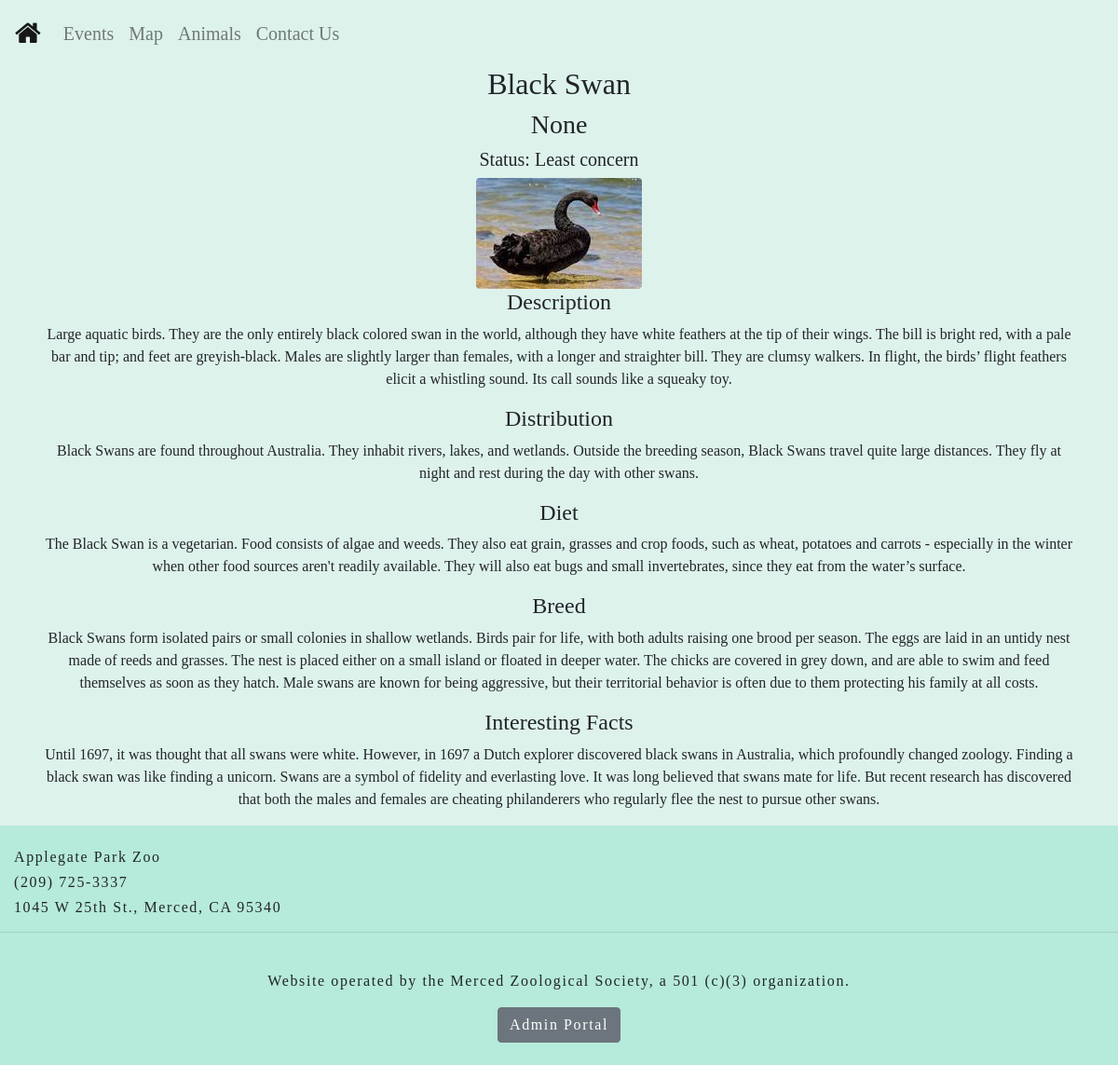
The page /animals/2 on the database as committed earlier.
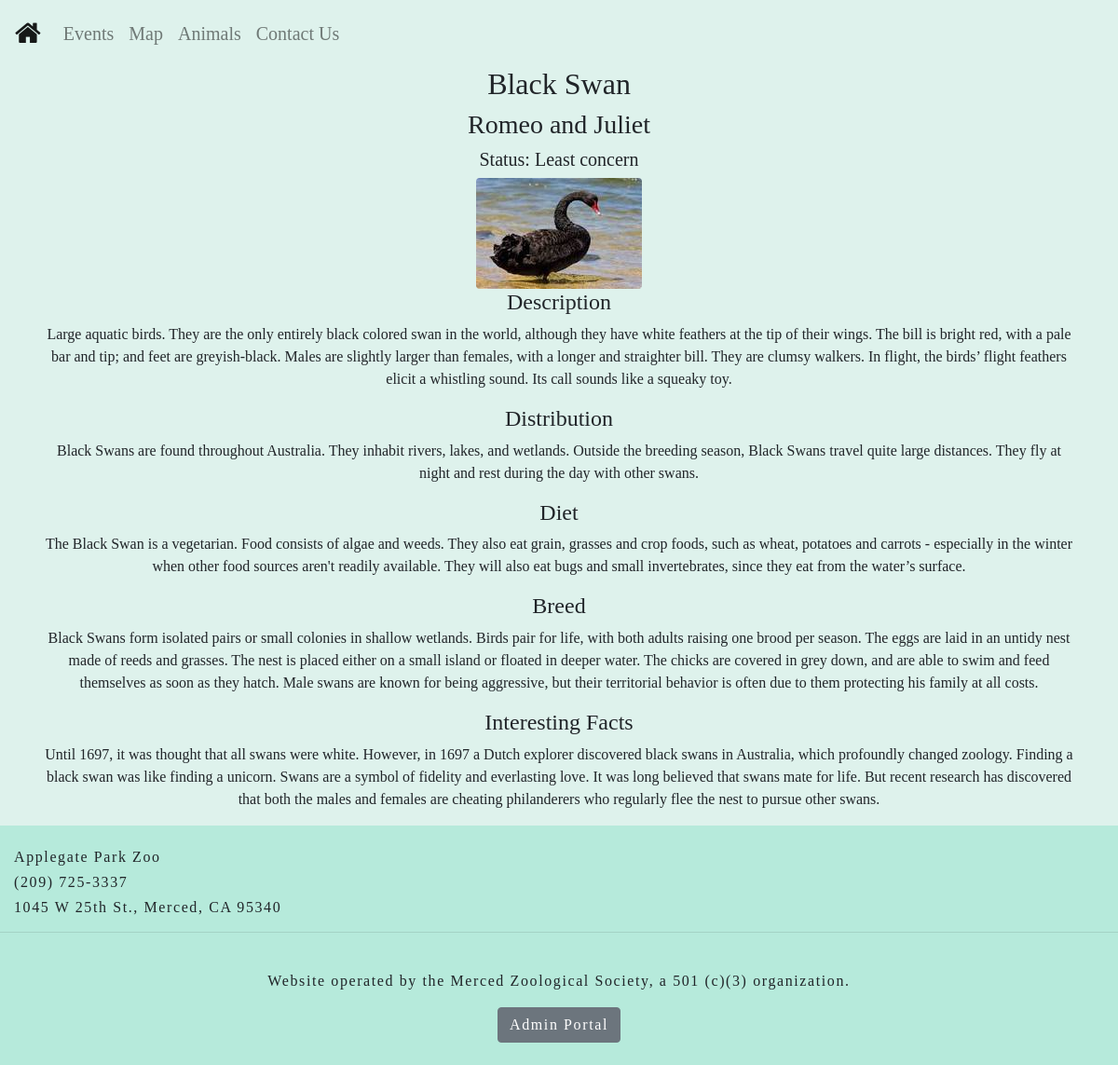
The same page on the database as committed later.
### run.py (models this page shows, shortened)
class Animal(db.Model):
    id_animal = db.Column(db.Integer, primary_key=True)
    names = db.Column(db.String, unique=False, nullable=True)
    name_animal = db.Column(db.String, unique=False, nullable=True)
    dist_animal = db.Column(db.String, unique=False, nullable=True)
    diet_animal = db.Column(db.String, unique=False, nullable=True)
    desc_animal = db.Column(db.String, unique=False, nullable=True)
    breed_animal = db.Column(db.String, unique=False, nullable=True)
    behavior_animal = db.Column(db.String, unique=False, nullable=True)
    status_animal = db.Column(db.String, unique=False, nullable=True)
    fact_animal = db.Column(db.String, unique=False, nullable=True)
    image_filename = db.Column(db.String, default=None, nullable=True)
    image_url = db.Column(db.String, default=None, nullable=True)

### run.py (the view)
@app.route("/animals/<id>")
def animal(id):
    anim = Animal.query.get(id)
    print(anim.image_url)
    return render_template("animal.html", animal=anim)

### templates/animal.html (shortened to what this page needs)
{% extends "layout.html" %}
{% block content %}
<div class="container" style="text-align:center;">
  <h2>{{animal.name_animal}}</h2>
  <h3>{{animal.names}}</h3>
  <h5>Status: {{animal.status_animal}}</h5>
  {% if animal.image_filename %}
  <img class = "rounded" src="/static/img/{{animal.image_filename}}">
  {% else %}
  <img src="/static/img/default.png">
  {% endif %}
  {% if animal.desc_animal %}
  <h4>Description</h4>
  <p>{{animal.desc_animal}}</p>
  {%endif%}
  {% if animal.dist_animal %}
  <h4>Distribution</h4>
  <p>{{animal.dist_animal}}</p>
  {%endif%}
  {% if animal.diet_animal %}
  <h4>Diet</h4>
  <p>{{animal.diet_animal}}</p>
  {%endif%}
  {% if animal.breed_animal %}
  <h4>Breed</h4>
  <p>{{animal.breed_animal}}</p>
  {%endif%}
  {% if animal.fact_animal %}
  <h4>Interesting Facts</h4>
  <p>{{animal.fact_animal}}</p>
  {%endif%}
</div>
{% endblock %}

### templates/layout.html (shortened to what this page needs)
<!DOCTYPE html>
<html>
    <head>
        {% block head %}
        <link rel="stylesheet" href="https://stackpath.bootstrapcdn.com/bootstrap/4.3.1/css/bootstrap.min.css">
        <link rel="stylesheet" href="https://cdnjs.cloudflare.com/ajax/libs/font-awesome/4.7.0/css/font-awesome.min.css">
        <link rel="stylesheet" href="{{ url_for('static', filename='css/main.css') }}">
        {% endblock %}
    </head>
    <body>
        <div id="header" >
            {% block header %}
            <nav  class="navbar navbar-expand-lg sticky-top navbar-light ">
                <a style="font-size: 2em;" id = "brand" class="navbar-brand" href="/home">
                    <i class = "fa fa-home"></i>
                </a>
                <div class="collapse navbar-collapse" id="navbarNavAltMarkup">
                  <div style="text-align: right;" class="navbar-nav">
                    <a class="nav-item nav-link" href="/events">Events <span class="sr-only">(current)</span></a>
                    <a class="nav-item nav-link" href="/map">Map</a>
                    <a class="nav-item nav-link" href="/animals">Animals</a>
                    <a class="nav-item nav-link" href="/contact">Contact Us</a>
                  </div>
                </div>
              </nav>
            {% endblock %}
        </div>
        <div id="content">
            {% block content %}{% endblock %}
        </div>
        <div id="footer">
            {% block footer %}
                <footer class="page-footer font-small pt-4" >
                <div class="container-fluid" >
                    <h6>Applegate Park Zoo</h6>
                    <h6>(209) 725-3337</h6>
                    <h6>1045 W 25th St., Merced, CA 95340</h6>
                </div>
                <hr>
                <div style="text-align:center;padding:2%;" class="container">
                    <p> Website operated by the Merced Zoological Society, a 501 (c)(3) organization.</p>
                    <a class="btn btn-secondary" href="/login">Admin Portal</a>
                </div>
            </footer>
            {% endblock %}
        </div>
    </body>
</html>

### static/css/main.css (style rules this page uses)
html, body { max-width: 100%; overflow-x: hidden; font-family: 'Mutsuki'; margin: 0%; background-color:#DEF2EC; }
#header { font-family: 'Mutsuki';font-size: 15px; }
#brand { font-family: 'Mutsuki';font-size: 18px; }
#footer { background-color:#b6eadb; letter-spacing: 0.2ch; }
.nav-item { font-family: 'Mutsuki';font-size: 20px; }
.navbar { background:transparent; }

Rows that differ between the two databases and show on the page:
changed Animal "Black Swan": names "None" → "Romeo and Juliet"
